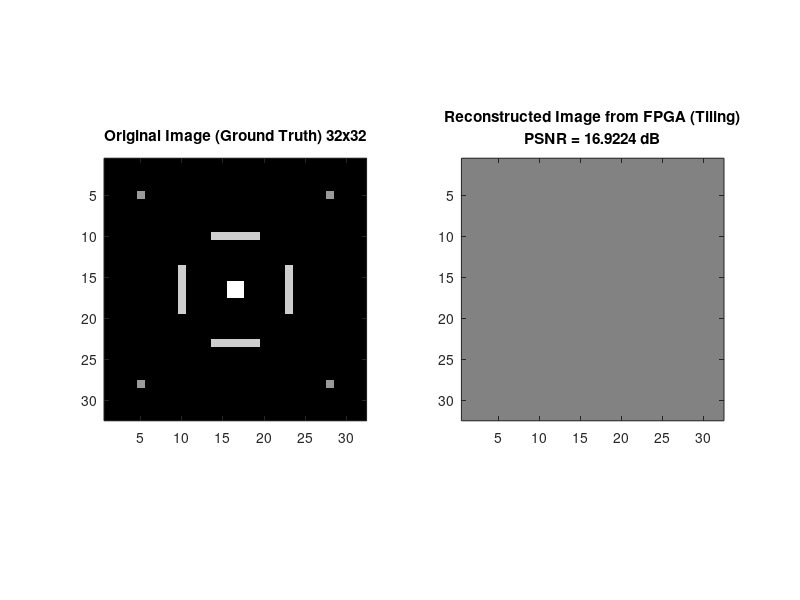

Write the MATLAB code that produced this figure.
%% SCRIPT TO STITCH FOUR 16x16 BLOCKS INTO A 32x32 IMAGE AND COMPARE PSNR
clc; clear; close all;

% =========================================================================
% 1. CREATE ORIGINAL IMAGE (GROUND TRUTH) 32x32 - SYMMETRIC GEOMETRIC PATTERN
% Each 16x16 block has a unique motif to verify Tiling accuracy
% =========================================================================
N_side = 32;
img_gt = zeros(N_side, N_side);

% --- COMPONENT 1: Solid 2x2 square core at center (Intersection of 4 blocks) ---
% Each block will receive exactly 1 pixel at the center of the large image
img_gt(16:17, 16:17) = 1.0; 

% --- COMPONENT 2: Hollow Octagon Frame (Cross-border connections) ---
% Top horizontal edge (crosses columns 16-17)
img_gt(10, 14:19) = 0.8; % 3 pixels in block 1, 3 pixels in block 2
% Bottom horizontal edge (crosses columns 16-17)
img_gt(23, 14:19) = 0.8; % 3 pixels in block 3, 3 pixels in block 4
% Left vertical edge (crosses rows 16-17)
img_gt(14:19, 10) = 0.8; % 3 pixels in block 1, 3 pixels in block 3
% Right vertical edge (crosses rows 16-17)
img_gt(14:19, 23) = 0.8; % 3 pixels in block 2, 3 pixels in block 4

% --- COMPONENT 3: Symmetrical highlights in 4 corners ---
img_gt(5, 5)   = 0.6;  % Block 1 corner
img_gt(5, 28)  = 0.6;  % Block 2 corner
img_gt(28, 5)  = 0.6;  % Block 3 corner
img_gt(28, 28) = 0.6;  % Block 4 corner

% =========================================================================
% 2. TILING ADDRESS CONFIGURATION (TILING MAP)
% =========================================================================
tile_offsets = [
     1,  1;   % Tile 1: Top-Left
     1, 17;   % Tile 2: Top-Right
    17,  1;   % Tile 3: Bottom-Left
    17, 17    % Tile 4: Bottom-Right
];

img_recon = zeros(N_side, N_side);

% =========================================================================
% 3. READ DATA FROM 4 .TXT FILES
% =========================================================================
for t = 1:4
    filename = sprintf('omp_reconstruction_results_%d.txt', t);
    if ~exist(filename, 'file')
        warning('File %s not found', filename);
        continue;
    end
    
    fprintf('Reading %s...\n', filename);
    fid = fopen(filename, 'r');
    
    % Create temporary matrix for 16x16 block
    sub_img_vec = zeros(16*16, 1);
    
    % Read line by line
    while ~feof(fid)
        tline = fgetl(fid);
        % Regex to extract Lambda and Val (Float)
        % Format: Index | Lambda | Hex | Float
        tokens = regexp(tline, '^\s*\d+\s*\|\s*(\d+)\s*\|\s*[0-9a-fA-F]+\s*\|\s*([-+]?[0-9]*\.?[0-9]+)', 'tokens');
        
        if ~isempty(tokens)
            lambda = str2double(tokens{1}{1});
            val    = str2double(tokens{1}{2});
            
            % Assign value to correct position in 256-element vector
            % (Add 1 because MATLAB uses 1-based indexing)
            if lambda < 256
                sub_img_vec(lambda + 1) = val;
            end
        end
    end
    fclose(fid);
    
    % Convert 1D block back to 2D 16x16
    % Note: Reshape using [16,16] because image was column-vectorized in OMP
    sub_img_2d = reshape(sub_img_vec, [16, 16]);
    
    % Stitch block into 32x32 total image
    row_start = tile_offsets(t, 1);
    col_start = tile_offsets(t, 2);
    img_recon(row_start : row_start+15, col_start : col_start+15) = sub_img_2d;
end

% Filter out negative noise (due to fixed-point calculations)
img_recon = max(0, img_recon);

% =========================================================================
% 4. PSNR CALCULATION AND VISUALIZATION
% =========================================================================
mse = mean((img_gt(:) - img_recon(:)).^2);
if mse > 0
    psnr_val = 10 * log10(1.0 / mse);
else
    psnr_val = Inf;
end

fprintf('\n>>> PSNR between Original and stitched FPGA Image: %.2f dB\n', psnr_val);

% Display
figure('Color', 'w', 'Position', [100, 100, 900, 400]);

subplot(1, 2, 1);
imagesc(img_gt); colormap gray; axis image;
title('Original Image (Ground Truth) 32x32');


subplot(1, 2, 2);
imagesc(img_recon); colormap gray; axis image;
title(['Reconstructed Image from FPGA (Tiling)', char(10), 'PSNR = ', num2str(psnr_val), ' dB']);
